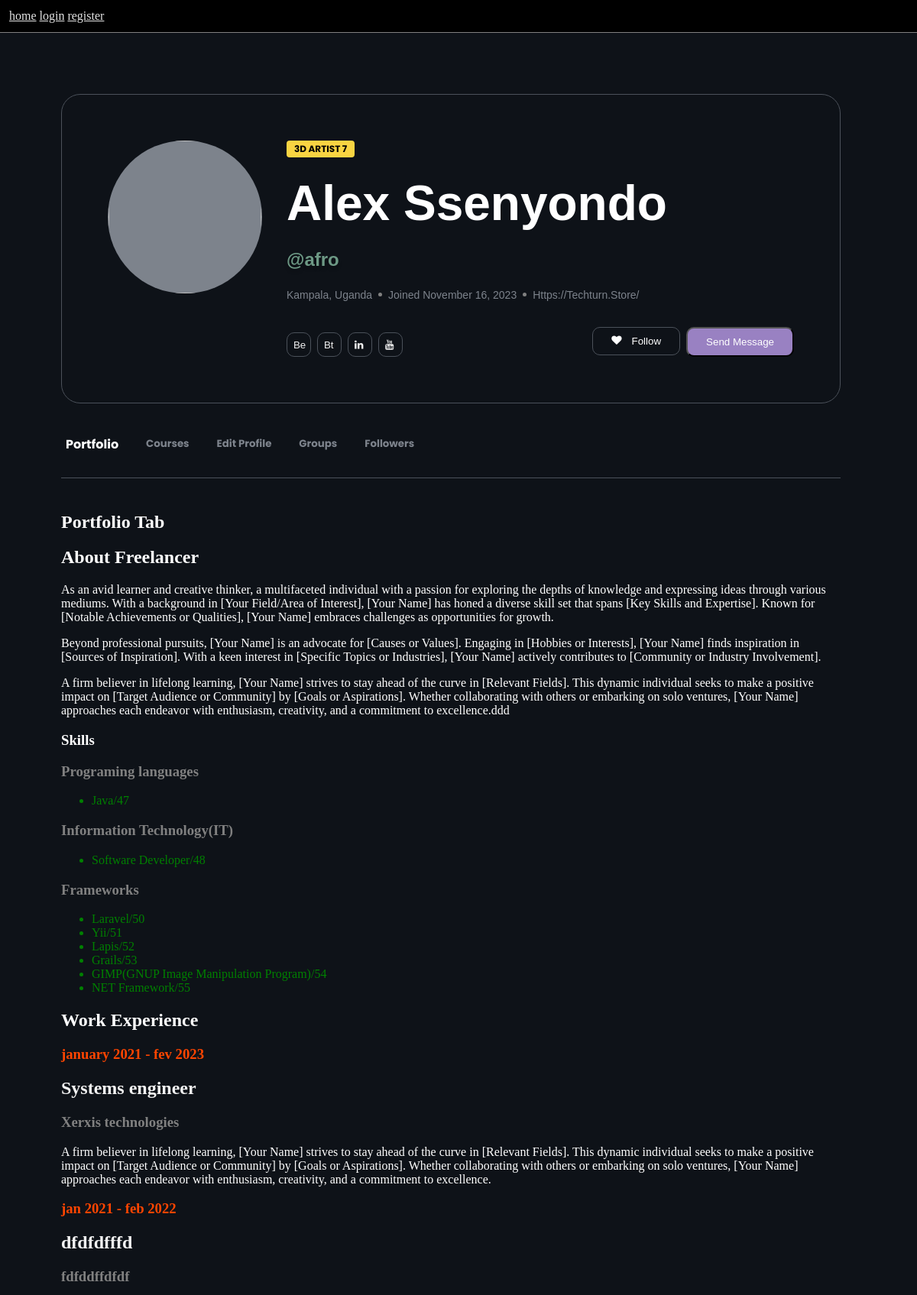
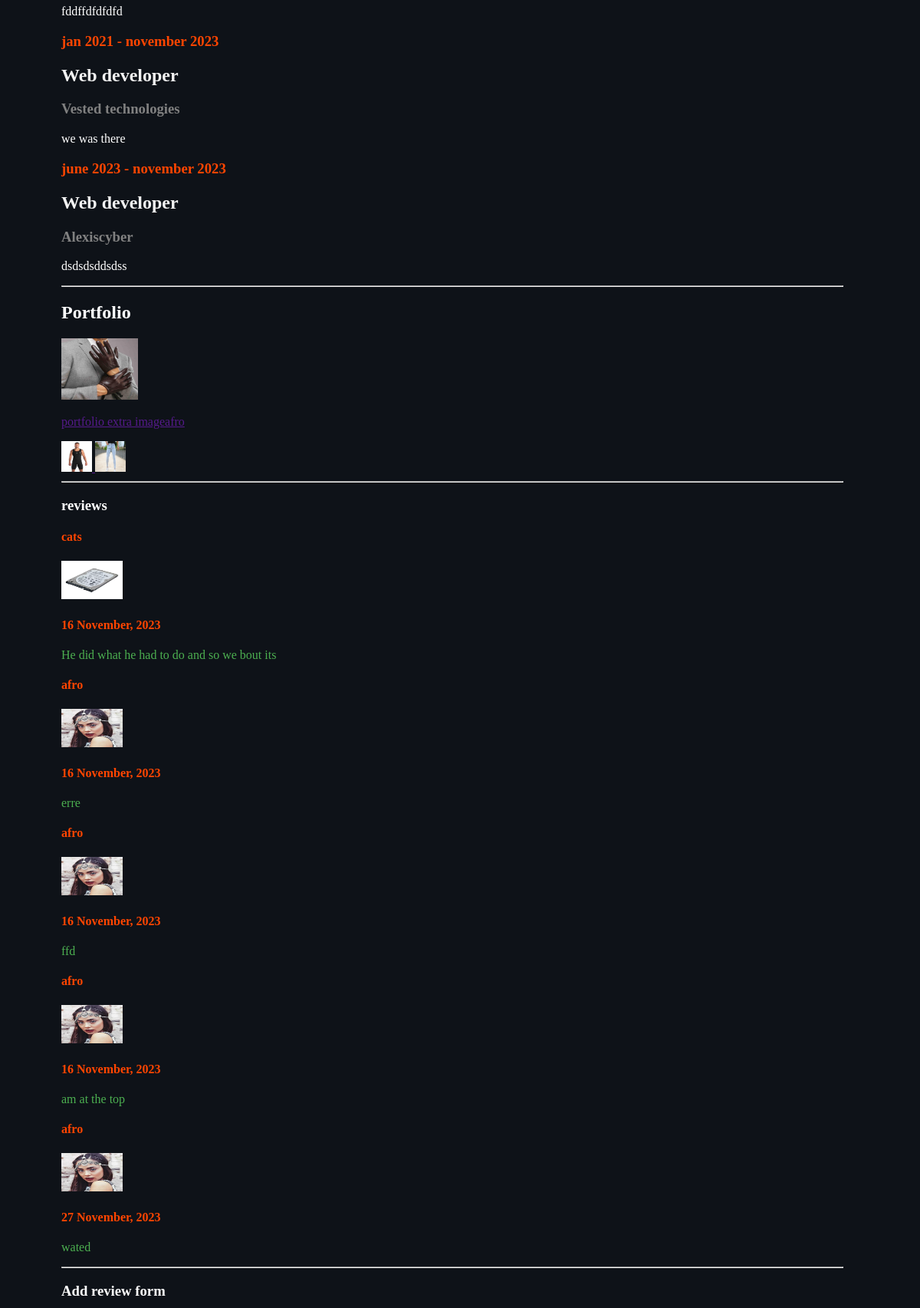
Screenshot of /profile/7 (upper part) with the database file from the repository (2 pictures, top to bottom).
### main/models.py (models this page shows, shortened)
class Profiles(models.Model):
    user =  models.OneToOneField(User, on_delete=models.CASCADE,  null=True, blank=True, related_name="profile")
    profile_image = models.ImageField(blank=True, null=True, upload_to='images')
    first_name =  models.CharField(max_length=200, null=True, blank=True)
    last_name = models.CharField(max_length=200, null=True, blank=True)
    user_name = models.CharField(max_length=200, null=True, blank=True)
    city =  models.CharField(max_length=200, null=True, blank=True)
    country = models.CharField(max_length=200, null=True, blank=True)
    email = models.CharField(max_length=200, null=True, blank=True)
    phone = models.CharField(max_length=200, null=True, blank=True)
    date_joined = models.DateTimeField(auto_now_add=True)
    @property
    def imageURL(self):
        try:
            url = self.profile_image.url
        except:
            url = ''
        return url

class About(models.Model):
    user = models.OneToOneField(User, on_delete=models.CASCADE, null=True, blank=True, related_name="about")
    bio = models.TextField(max_length=5000, null=True, blank=True)
    website = models.URLField( null=True, blank=True)

class SkillCategory(models.Model):
    parent = models.ForeignKey('self', on_delete=models.SET_NULL, null=True, blank=True, related_name='subcategories')
    name = models.CharField(max_length=200, null=True, blank=True)

class UserSkill(models.Model):
    user = models.ForeignKey(User, on_delete=models.CASCADE, related_name="user_skills")
    skill = models.ForeignKey(Skills, on_delete=models.CASCADE)
    date_selected = models.DateTimeField(auto_now_add=True)

class Skills(models.Model):
    skill = models.CharField(max_length=200, null=True, blank=True)
    category = models.ForeignKey(SkillCategory, on_delete=models.CASCADE, null=True, blank=True)

class Experience(models.Model):
    user =  models.ForeignKey(User, on_delete=models.CASCADE,  null=True, blank=True, related_name="skills")
    position_title = models.CharField(max_length=200, null=True, blank=True)
    company = models.CharField(max_length=200, null=True, blank=True)
    description = models.TextField(max_length=7000,null=True, blank=True)
    start_date = models.CharField(max_length=200,null=True, blank=True)
    end_date = models.CharField(max_length=200,null=True, blank=True)

class Portfolio(models.Model):
    user =  models.ForeignKey(User, on_delete=models.CASCADE,  null=True, blank=True, related_name="portfolio")
    title = models.CharField(max_length=200, null=True, blank=True)
    description =models.TextField(max_length=4000,null=True, blank=True)
    image =  models.ImageField(blank=True, null=True, upload_to='images')
    @property
    def imageURL(self):
        try:
            url = self.image.url
        except:
            url = ''
        return url

class PortfolioImages(models.Model):
    portfolio = models.ForeignKey(Portfolio, on_delete=models.CASCADE, default=000)
    image =  models.ImageField(blank=True, null=True, upload_to='images')
    @property
    def imageURL(self):
        try:
            url = self.image.url
        except:
            url = ''
        return url

class Review(models.Model):
    reviewer = models.ForeignKey(User, on_delete=models.CASCADE, related_name='given_reviews')
    target_user = models.ForeignKey(User, on_delete=models.CASCADE, related_name='received_reviews')
    text = models.TextField()
    rating = models.IntegerField(default=5)  # You can customize the rating field as needed
    created_at = models.DateTimeField(auto_now_add=True)

### main/views.py (the view, shortened to what this page needs)
# urls.py: path('profile/<int:id>',views.user_profile, name='profile'),
def user_profile(request, id):
    user = get_object_or_404(User, id=id)
    review_form = ReviewForm()
    try:
        profile = Profiles.objects.get(user=user)
        skill_categories = SkillCategory.objects.all()
        user_skills = UserSkill.objects.filter(user=user)
        chosen_categories = set(user_skill.skill.category for user_skill in user_skills)
        about_user = About.objects.filter(user=user)
        user_experience = Experience.objects.filter(user=user)
        user_portfolio = Portfolio.objects.filter(user=user)
        extra_images=[]
        for portfolio in user_portfolio:
            extra_images = PortfolioImages.objects.filter(portfolio=portfolio)
        user_reviews = Review.objects.filter(target_user=user)
        context = {'user': user, 'about_user':about_user,'extra_images':extra_images, 'review_form':review_form,'user_portfolio':user_portfolio, 'user_reviews':user_reviews, 'user_experience':user_experience, 'profile': profile, 'skill_categories': skill_categories, 'user_skills':user_skills, 'chosen_categories':chosen_categories}
        return render(request, 'profile.html', context)
    except Profiles.DoesNotExist:
        return render(request, 'profile_not_found.html')

### main/templates/profile.html (shortened to what this page needs)
{% extends 'main.html' %}
{% load static %}
{% block content %}
<section class="profile-main-section">
     <div class="user-intro-tile">
        <div class="user-intro-tile-wrapper">
            <div class="user-intro-tile-wrapper-header">
            <div class="user-intro-tile-image">
                <img src="{{request.user.profile.imageURL}}" alt="">
            </div>
            <div class="user-intro-tile-content">
                <span id="skill-tag">3d artist {{profile.user.id}}</span>
                <h1>{{profile.first_name}} {{ profile.last_name}}</h1>
                <div class="address-container">
                    <h2>@{{profile.user_name}}</h2>
                    <div class="address">
                    <span>{{profile.city}}, {{profile.country}}</span>
                    <span id="dot"></span>
                    <span>joined {{ profile.date_joined|date:"F j, Y" }}</span>
                    <span id="dot"></span>
                    {% for rs in about_user %}
                    <span>{{rs.website}}</span>
                    {% endfor %}
                    </div>
                </div>
                <div class="first-btns-wrapper">
                    <div class="social_buttons">
                        <button><a href="">Be</a></button>
                        <button><a href="">Bt</a></button>
                        <button><a href=""> <i class="fa fa-linkedin"></i> </a></button>
                        <button><a href=""> <i class="fa fa-youtube"></i> </a></button>
                    </div>
                    <div class="nxt_buttons">
                        <button><i class="fa fa-heart"></i>follow</button>
                        <button>Send Message</button>
                    </div>
                </div>
            </div>
           </div>
        </div>
        <div class="user-intro-tile-footer">
            <div class="user-intro-tile-footer-btns-wrapper">
            <button class="tab-btn active-btn" >Portfolio</button>
            <button class="tab-btn">Courses</button>
            <button class="tab-btn">Edit Profile</button>
            <button class="tab-btn">Groups</button>
            <button class="tab-btn">Followers</button>
        </div>
        </div>
    </div>
<section class="tab active-tab" id="portfolio-tab">
    <h2 style="color: white;">Portfolio Tab</h2>
    <div class="timeline">
        <div class="Portfolio">
            <div class="about">
                <h2 style="color:white">About Freelancer</h2>
                <div style="color: white;">
                    {% for rs in about_user %}
                    {{rs.bio | linebreaks }}
                    {% endfor %}
                </div>
                <h1 style="color: white;">Skills</h1>
                {% for category in chosen_categories %}
                <h3 style="color:grey">{{ category.name }}</h3>
                <ul>
                    {% for user_skill in user_skills %}
                        {% if user_skill.skill.category == category %}
                        <form class="delete-skill-form{{user_skill.id}}" method="POST" action="{% url 'delete_user_skill' skill_id=user_skill.id %}">
                            <li style="color: green" class="skillz{{user_skill.id}}">{{ user_skill.skill.skill }}/{{user_skill.id}}</li>
                        </form>
                        {% endif %}
                    {% endfor %}
                </ul>
            {% endfor %}
    <h2 style="color:white">Work Experience</h2>
    {% for rs in user_experience %}
    <form class="delete-experience-form{{rs.id}}" method="POST" action="{% url 'delete_user_experience' experience_id=rs.id %}">
<h3 style="color:orangered">{{rs.start_date}} - {{rs.end_date}}</h3>
<h2 style="color:rgb(243, 243, 243)">{{rs.position_title}}</h2>
<h3 style="color:grey">{{rs.company}}</h3>
<p style="color:white">
    {{rs.description}}
</p>
</form>
    {% endfor %}
    <hr>
            </div>
            <div class="photos">
                <h2 style="color: white;">Portfolio</h2>
                {% for rs in user_portfolio %}
                <form class="delete-portfolio-form{{rs.id}}" method="POST" action="{% url 'delete_user_portfolio' portfolio_id=rs.id %}">
                <a href="">
                    <img src="{{rs.imageURL}}" alt="" height="80" width="100">
                    <div>
                        <p>portfolio extra image{{rs.user}}</p>
                    {% for rs in extra_images  %}
                        <img src="{{ rs.imageURL }}" alt="EXTRA IMAGE" height="40" width="40">
                    {% endfor %}
                    </div>
                </a>
                </form>
                {% endfor %}
            </div>
            <hr>
            <div class="reviews">
                <h3 style="color: white;">reviews</h3>
                {% for rs in user_reviews %}
                <h4 style="color:orangered">{{rs.reviewer}}</h4>
                <img src="{{rs.reviewer.profile.imageURL}}" alt="" height="50" width="80">
                <h4 style="color:orangered">{{rs.created_at|date:"j F, Y"}}</h4>
                <div style="color: #4CAF50;">
                     {{rs.text|linebreaks}}
                </div>
                {% endfor %}
            </div>
            <hr>
            <div class="comment_form">
                <h3 style="color: white;">Add review form</h3>
            </div>
        </div>
    </div>
</section>
</section>
{% endblock %}

### main/templates/main.html (shortened to what this page needs)
<!DOCTYPE html>
{% load static %}
<html>
    <head>
<link href="{% static 'css/style.css' %}" rel="stylesheet" type="text/css">
<link href="{% static 'css/profile_page.css' %}" rel="stylesheet" type="text/css">
<link href="{% static 'fontawesome/css/font-awesome.min.css' %}" rel="stylesheet" type="text/css">
    </head>
<body>
<main>
    <header>
        <a href="/">home</a>
        {% if request.user.is_authenticated %}
            <a href="{% url 'logout' %}">logout</a>
            <a href="/profile/{{ request.user.profile.user.id }}">My Profile</a>
        {% else %}
            <a href="{% url 'login' %}">login</a>
            <a href="{% url 'register' %}">register</a>
        {% endif %}
    </header>
        {% block content %}
        {% endblock content %}
        </main>
    </body>
</html>

### static/css/style.css (style rules this page uses)
body { margin: 0; background-color: #0E1218; }
header { padding: 1%; background-color: black; border-bottom: 1px solid grey; }
header a { color:rgb(227, 227, 227); }

### static/css/profile_page.css (style rules this page uses)
.profile-main-section { display: flex; display: flex; padding: 80px 100px 100px 80px; flex-direction: column; align-items: flex-start; gap: 24px; background: #0E1218; }
.profile-main-section .user-intro-tile { display: flex; flex-direction: column; align-items: flex-start; width: 100%; gap: 40px; }
.user-intro-tile-wrapper { display: flex; padding: 60px; align-items: flex-end; align-self: stretch; border-radius: 25px; border: 1px solid var(--design-lab-grey-stroke, #4B515A); background: var(--design-lab-black, #0E1218); }
.user-intro-tile-wrapper-header { display: flex; align-items: flex-start; gap: 32px; flex: 1 0 0; }
.user-intro-tile-image { display: flex; position: relative; width: 200px; height: 200px; padding: 0px 1.188px 0px 0.792px; justify-content: center; align-items: center; background-color: yellow; border-radius: 200px; background: var(--design-lab-grey-middle, #7D838C); }
.user-intro-tile-image img { height: 200px; width: 200px; border-radius: 360px; }
.user-intro-tile-content { display: flex; flex-direction: column; align-items: flex-start; gap: 32px; flex: 1 0 0; align-self: stretch; }
.user-intro-tile-content #skill-tag { display: flex; padding: 2px 10px; align-items: center; gap: 4px; font-size: 12px; font-weight: bold; font-family: 'Poppins', sans-serif; text-transform: uppercase; border-radius: 4px; background: var(--design-lab-yellow, #F9D442); }
.user-intro-tile-content h1 { display: flex; align-items: flex-start; gap: 6px; color: var(--design-lab-white, #FFF); font-family: Arial, Helvetica, sans-serif; font-size: 64px; font-style: normal; text-transform: capitalize; margin: 0; font-weight: 600; line-height: 90%; }
.user-intro-tile-content .address-container { display: flex; flex-direction: column; align-items: flex-start; gap: 24px; align-self: stretch; }
.user-intro-tile-content .address-container h2 { width:auto; color: var(--design-lab-green, #6D9985); text-shadow: 0px 4px 4px rgba(0, 0, 0, 0.25); font-family:Arial, Helvetica, sans-serif; font-size: 24px; margin: 0; font-style: normal; font-weight: 600; line-height: 24px; }
.address { display: flex; align-items: flex-start; align-items: center; gap: 8px; }
.address span { color: var(--design-lab-grey-middle, #7D838C); font-family:Arial, Helvetica, sans-serif; font-size: 14px; font-style: normal; text-transform: capitalize; font-weight: 500; line-height: 20px; }
#dot { height: 5px; width: 5px; border-radius: 360px; background-color: grey; }
.first-btns-wrapper { display: flex; justify-content: space-between; align-items: flex-end; align-self: stretch; }
.social_buttons { display: flex; align-items: flex-start; gap: 8px; }
.social_buttons button { display: flex; padding: 8px; align-items: flex-start; gap: 10px; border-radius: 10px; width: 32px; height: 32px; border: 1px solid var(--design-lab-grey-stroke, #4B515A); background-color: transparent; }
.social_buttons button a { text-decoration: none; color: rgb(241, 241, 241); }
.nxt_buttons { display: flex; justify-content: flex-end; align-items: flex-start; gap: 8px; }
.nxt_buttons button { display: flex; padding: 10px 24px; justify-content: center; background-color: #9981c2; align-items: center; text-transform: capitalize; color: white; gap: 8px; border-radius: 10px; background: var(--design-lab-purple, #9981C2); }
.nxt_buttons button:first-child { background-color: transparent; border: 1px solid var(--design-lab-grey-stroke, #4B515A); }
.nxt_buttons button i { padding-right: 5px; }
.user-intro-tile-footer { display: flex; width: 100%; padding-bottom: 30px; align-items: first baseline; border-bottom: 1px solid var(--design-lab-grey-stroke, #4B515A); background:var(--design-lab-black, #0E1218); }
.user-intro-tile-footer-btns-wrapper { display: flex; align-items: center; gap: 24px; }
.user-intro-tile-footer-btns-wrapper button { display: flex; align-items: center; gap: 10px; font-family: 'Poppins', sans-serif; color: #7D838C; font-weight: bold; background-color: transparent; border: none; }
.user-intro-tile-footer-btns-wrapper .active-btn { color:white; font-size: 16px; }
.tab { display: none; }
.active-tab { display: block; }

### rows the page displays
Profiles: user.id "7", first_name "Alex", last_name "Ssenyondo", user_name "afro", city "Kampala", country "Uganda", date_joined "November 16, 2023"
About: website "Https://Techturn.store/", bio "As an avid learner and creative thinker, a multifaceted individual with a passion for exploring the depths of knowledge and expressing ideas through various mediums. With a background in [Your Field/Area of Interest], [Your Name] has honed a diverse skill set that spans [Key Skills and Expertise]. Known for [Notable Achievements or Qualities], [Your Name] embraces challenges as opportunities for growth. Beyond professional pursuits, [Your Name] is an advocate for [Causes or Values]. Engaging in [Hobbies or Interests], [Your Name] finds inspiration in [Sources of Inspiration]. With a keen interest in [Specific Topics or Industries], [Your Name] actively contributes to [Community or Industry…"
SkillCategory: name "Programing languages"
UserSkill: skill.skill "Java", id "47"
SkillCategory: name "Information Technology(IT)"
UserSkill: skill.skill "Software Developer", id "48"
SkillCategory: name "Frameworks"
UserSkill: skill.skill "Laravel", id "50"
UserSkill: skill.skill "Yii", id "51"
UserSkill: skill.skill "Lapis", id "52"
UserSkill: skill.skill "Grails", id "53"
UserSkill: skill.skill "GIMP(GNUP Image Manipulation Program)", id "54"
UserSkill: skill.skill "NET Framework", id "55"
Experience: start_date "january 2021", end_date "fev 2023", position_title "Systems engineer", company "Xerxis technologies", description "A firm believer in lifelong learning, [Your Name] strives to stay ahead of the curve in [Relevant Fields]. This dynamic individual seeks to make a positive impact on [Target Audience or Community] by [Goals or Aspirations]. Whether collaborating with others or embarking on solo ventures, [Your Name] approaches each endeavor with enthusiasm, creativity, and a commitment to excellence."
Experience: start_date "jan 2021", end_date "feb 2022", position_title "dfdfdfffd", company "fdfddffdfdf", description "fddffdfdfdfd"
Experience: start_date "jan 2021", end_date "november 2023", position_title "Web developer", company "Vested technologies", description "we was there"
Experience: start_date "june 2023", end_date "november 2023", position_title "Web developer", company "Alexiscyber", description "dsdsdsddsdss"
Portfolio: imageURL (picture), user "afro"
PortfolioImages: imageURL (picture)
PortfolioImages: imageURL (picture)
Review: reviewer "cats", reviewer.profile.imageURL (picture), created_at "16 November, 2023", text "He did what he had to do and so we bout its"
Review: reviewer "afro", reviewer.profile.imageURL (picture), created_at "16 November, 2023", text "erre"
Review: reviewer "afro", reviewer.profile.imageURL (picture), created_at "16 November, 2023", text "ffd"
Review: reviewer "afro", reviewer.profile.imageURL (picture), created_at "16 November, 2023", text "am at the top"
Review: reviewer "afro", reviewer.profile.imageURL (picture), created_at "27 November, 2023", text "wated"
